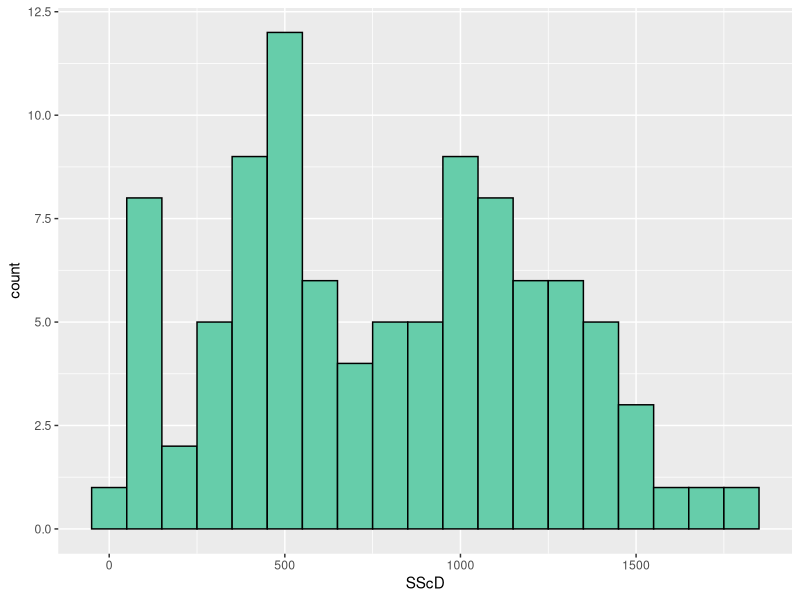
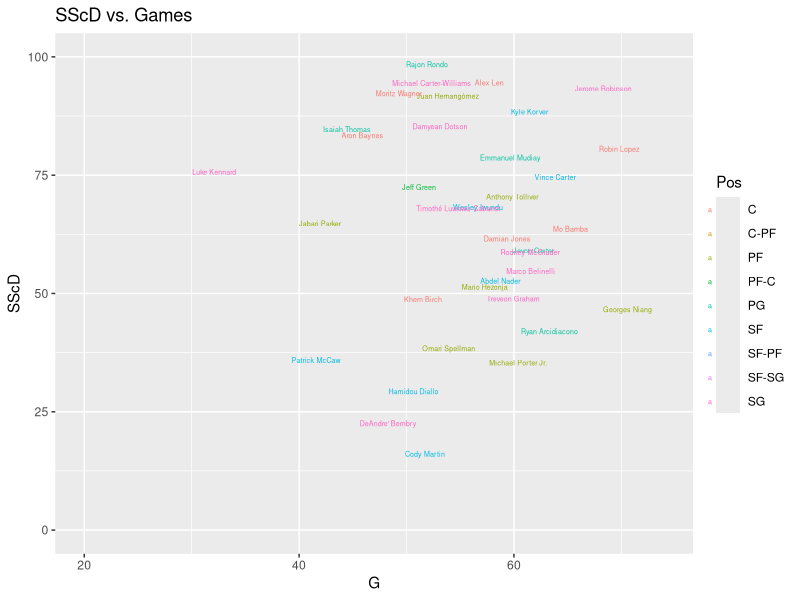

These figures' R source, in order: (Note: this script raises an error after producing the figures.)
## ---- chunk 1
library(tidyverse)
## ---- chunk 2
scale <- function(vector) {
  return (vector - min(vector)) /(max(vector) - min(vector))
}
## ---- chunk 3
BRTotal <- read.csv("2019_20_BRTotal.csv")
BRTotal <- BRTotal %>%
            rename(
                            FG_P = FG.,
                            FT_P = FT.,
                            X3P_P = X3P.,
                            X2P_P = X2P.,
                            eFG_P = eFG.)
# Replace all nas with zeroes
BRTotal <- BRTotal %>% mutate_all(~replace(., is.na(.), 0))
# Making Differences
BRTotal_O <- BRTotal %>%
     mutate(Age.Diff = abs(BRTotal$Age - median(BRTotal$Age)),
            G.Diff = abs(BRTotal$G - median(BRTotal$G)),
            GS.Diff = abs(BRTotal$GS - median(BRTotal$GS)),
            MP.Diff = abs(BRTotal$MP - median(BRTotal$MP)),
            FG.Diff = abs(BRTotal$FG - median(BRTotal$FG)), 
            FGA.Diff = abs(BRTotal$FGA - median(BRTotal$FGA)),
            X3P.Diff = abs(BRTotal$X3P - median(BRTotal$X3P)),
            X3PA.Diff = abs(BRTotal$X3PA- median(BRTotal$X3PA)),
            X2P.Diff = abs(BRTotal$X2P - median(BRTotal$X2P)),
            X2PA.Diff =abs(BRTotal$X2PA - median(BRTotal$X2PA)),
            FT.Diff = abs(BRTotal$FT - median(BRTotal$FT)),
            FTA.Diff =abs(BRTotal$FTA - median(BRTotal$FTA)),
            TRB.Diff =abs(BRTotal$TRB - median(BRTotal$TRB)),
            AST.Diff =abs(BRTotal$AST - median(BRTotal$AST)), 
            STL.Diff =abs(BRTotal$STL - median(BRTotal$STL)), 
            BLK.Diff =abs(BRTotal$BLK - median(BRTotal$BLK)),
            TOV.Diff =abs(BRTotal$TOV - median(BRTotal$TOV)),
            PF.Diff =abs(BRTotal$PF - median(BRTotal$PF)),
            PTS.Diff =abs(BRTotal$PTS - median(BRTotal$PTS)),
            FG_P.Diff =abs(BRTotal$FG_P - median(BRTotal$FG_P)),
            FT_P.Diff =abs(BRTotal$FT_P - median(BRTotal$FT_P)),
            X3P_P.Diff =abs(BRTotal$X3P_P - median(BRTotal$X3P_P)),
            X2P_P.Diff =abs(BRTotal$X2P_P - median(BRTotal$X2P_P)),
            eFG_P.Diff =abs(BRTotal$eFG_P - median(BRTotal$eFG_P)), 
            ORB.Diff = abs(BRTotal$ORB - median(BRTotal$ORB)),
            DRB.Diff = abs(BRTotal$DRB - median(BRTotal$DRB)))  %>%
     # Scaling Differences
     mutate(Age.Diff.S = scale(Age.Diff),
            G.Diff.S = scale(G.Diff),
            GS.Diff.S = scale(GS.Diff),
            MP.Diff.S = scale(MP.Diff),
            FG.Diff.S = scale(FG.Diff), 
            FGA.Diff.S = scale(FGA.Diff),
            X3P.Diff.S = scale(X3P.Diff),
            X3PA.Diff.S = scale(X3PA.Diff),
            X2P.Diff.S = scale(X2P.Diff),
            X2PA.Diff.S = scale(X2PA.Diff),
            FT.Diff.S = scale(FT.Diff),
            FTA.Diff.S = scale(FTA.Diff),
            TRB.Diff.S = scale(TRB.Diff),
            AST.Diff.S = scale(AST.Diff), 
            STL.Diff.S = scale(STL.Diff), 
            BLK.Diff.S = scale(BLK.Diff),
            TOV.Diff.S = scale(TOV.Diff),
            PF.Diff.S = scale(PF.Diff),
            PTS.Diff.S = scale(PTS.Diff),
            FG_P.Diff.S = scale(FG_P.Diff),
            FT_P.Diff.S = scale(FT_P.Diff),
            X3P_P.Diff.S = scale(X3P_P.Diff),
            X2P_P.Diff.S = scale(X2P_P.Diff),
            eFG_P.Diff.S = scale(eFG_P.Diff), 
            ORB.Diff.S = scale(ORB.Diff),
            DRB.Diff.S = scale(DRB.Diff)
                   ) %>%
              select(Player, Pos, Tm, Age, Age.Diff.S, G, G.Diff.S, GS, GS.Diff.S, MP, MP.Diff.S, FG, FG.Diff.S, FGA, FGA.Diff.S, X3P, X3P.Diff.S, X3PA, X3PA.Diff.S, X2P, X2P.Diff.S, X2PA, X2PA.Diff.S, FT, FT.Diff.S, FTA, FTA.Diff.S, TRB, TRB.Diff.S, AST, AST.Diff.S, STL, STL.Diff.S, BLK, BLK.Diff.S, TOV, TOV.Diff.S, PF, PF.Diff.S, PTS, PTS.Diff.S, FG_P, FG_P.Diff.S, FT_P, FT_P.Diff.S, X3P_P, X3P_P.Diff.S, X2P_P, X2P_P.Diff.S, eFG_P, eFG_P.Diff.S, ORB, ORB.Diff.S, DRB, DRB.Diff.S)
## ---- chunk 4
#Creating a dataframe with the data divided by Games Played
BRTotal_Filter_G <- BRTotal_O %>% select(MP:DRB.Diff.S) 
BRTotal_G <- BRTotal_Filter_G %>% mutate_if(is.numeric, funs(./BRTotal$G))
BRTotal_G <- mutate(BRTotal_G, 
                        Player = BRTotal_O$Player, 
                        Pos = BRTotal_O$Pos, 
                        Tm = BRTotal_O$Tm, 
                        Age = BRTotal_O$Age, 
                        Age.Diff.S = BRTotal_O$Age.Diff.S, 
                        G = BRTotal_O$G, 
                        G.Diff.S = BRTotal_O$G.Diff.S, 
                        GS = BRTotal_O$GS, 
                        GS.Diff.S = BRTotal_O$GS.Diff.S,
                        MP = BRTotal_O$MP,
                        MP.Diff.S = BRTotal_O$MP.Diff.S
                        ) %>%
              select(Player, Pos, Tm, Age, Age.Diff.S, G, G.Diff.S, GS, GS.Diff.S, MP, MP.Diff.S, FG, FG.Diff.S, FGA, FGA.Diff.S, X3P, X3P.Diff.S, X3PA, X3PA.Diff.S, X2P, X2P.Diff.S, X2PA, X2PA.Diff.S, FT, FT.Diff.S, FTA, FTA.Diff.S, TRB, TRB.Diff.S, AST, AST.Diff.S, STL, STL.Diff.S, BLK, BLK.Diff.S, TOV, TOV.Diff.S, PF, PF.Diff.S, PTS, PTS.Diff.S, FG_P, FG_P.Diff.S, FT_P, FT_P.Diff.S, X3P_P, X3P_P.Diff.S, X2P_P, X2P_P.Diff.S, eFG_P, eFG_P.Diff.S, ORB, ORB.Diff.S, DRB, DRB.Diff.S)
## ---- chunk 5
#Creating a dataframe with the data divided by Minutes Played
BRTotal_Filter_MP <- select(BRTotal_O,FG:DRB.Diff.S) 
BRTotal_MP <- BRTotal_Filter_MP %>% mutate_if(is.numeric, funs(./BRTotal_O$MP))
BRTotal_MP <- BRTotal_MP %>%
            mutate(FG.Diff = abs(BRTotal_MP$FG - median(BRTotal_MP$FG)), 
                   FGA.Diff = abs(BRTotal_MP$FGA - median(BRTotal_MP$FGA)),
                   X3P.Diff = abs(BRTotal_MP$X3P - median(BRTotal_MP$X3P)),
                   X3PA.Diff = abs(BRTotal_MP$X3PA- median(BRTotal_MP$X3PA)),
                   X2P.Diff = abs(BRTotal_MP$X2P - median(BRTotal_MP$X2P)),
                   X2PA.Diff =abs(BRTotal_MP$X2PA - median(BRTotal_MP$X2PA)),
                   FT.Diff = abs(BRTotal_MP$FT - median(BRTotal_MP$FT)),
                   FTA.Diff =abs(BRTotal_MP$FTA - median(BRTotal_MP$FTA)),
                   TRB.Diff =abs(BRTotal_MP$TRB - median(BRTotal_MP$TRB)),
                   AST.Diff =abs(BRTotal_MP$AST - median(BRTotal_MP$AST)), 
                   STL.Diff =abs(BRTotal_MP$STL - median(BRTotal_MP$STL)), 
                   BLK.Diff =abs(BRTotal_MP$BLK - median(BRTotal_MP$BLK)),
                   TOV.Diff =abs(BRTotal_MP$TOV - median(BRTotal_MP$TOV)),
                   PF.Diff =abs(BRTotal_MP$PF - median(BRTotal_MP$PF)),
                   PTS.Diff =abs(BRTotal_MP$PTS - median(BRTotal_MP$PTS)),
                   FG_P.Diff =abs(BRTotal_MP$FG_P - median(BRTotal_MP$FG_P)),
                   FT_P.Diff =abs(BRTotal_MP$FT_P - median(BRTotal_MP$FT_P)),
                   X3P_P.Diff =abs(BRTotal_MP$X3P_P - median(BRTotal_MP$X3P_P)),
                   X2P_P.Diff =abs(BRTotal_MP$X2P_P - median(BRTotal_MP$X2P_P)),
                   eFG_P.Diff =abs(BRTotal_MP$eFG_P - median(BRTotal_MP$eFG_P)), 
                   ORB.Diff = abs(BRTotal_MP$ORB - median(BRTotal_MP$ORB)),
                   DRB.Diff = abs(BRTotal_MP$DRB - median(BRTotal_MP$DRB))
                   ) %>%
     # Scaling Differences
     mutate(FG.Diff.S = scale(FG.Diff), 
            FGA.Diff.S = scale(FGA.Diff),
            X3P.Diff.S = scale(X3P.Diff),
            X3PA.Diff.S = scale(X3PA.Diff),
            X2P.Diff.S = scale(X2P.Diff),
            X2PA.Diff.S = scale(X2PA.Diff),
            FT.Diff.S = scale(FT.Diff),
            FTA.Diff.S = scale(FTA.Diff),
            TRB.Diff.S = scale(TRB.Diff),
            AST.Diff.S = scale(AST.Diff), 
            STL.Diff.S = scale(STL.Diff), 
            BLK.Diff.S = scale(BLK.Diff),
            TOV.Diff.S = scale(TOV.Diff),
            PF.Diff.S = scale(PF.Diff),
            PTS.Diff.S = scale(PTS.Diff),
            FG_P.Diff.S = scale(FG_P.Diff),
            FT_P.Diff.S = scale(FT_P.Diff),
            X3P_P.Diff.S = scale(X3P_P.Diff),
            X2P_P.Diff.S = scale(X2P_P.Diff),
            eFG_P.Diff.S = scale(eFG_P.Diff), 
            ORB.Diff.S = scale(ORB.Diff),
            DRB.Diff.S = scale(DRB.Diff)
                   ) %>%
            mutate(Player = BRTotal_O$Player, 
                        Pos = BRTotal_O$Pos, 
                        Tm = BRTotal_O$Tm, 
                        Age = BRTotal_O$Age, 
                        Age.Diff.S = BRTotal_O$Age.Diff.S, 
                        G = BRTotal_O$G, 
                        G.Diff.S = BRTotal_O$G.Diff.S, 
                        GS = BRTotal_O$GS, 
                        GS.Diff.S = BRTotal_O$GS.Diff.S,
                        MP = BRTotal_O$MP,
                        MP.Diff.S = BRTotal_O$MP.Diff.S
                        ) %>%
  # Restructuring of Columns to make columns related to one another next to one another
              select(Player, Pos, Tm, Age, Age.Diff.S, G, G.Diff.S, GS, GS.Diff.S, MP, MP.Diff.S, FG, FG.Diff.S, FGA, FGA.Diff.S, X3P, X3P.Diff.S, X3PA, X3PA.Diff.S, X2P, X2P.Diff.S, X2PA, X2PA.Diff.S, FT, FT.Diff.S, FTA, FTA.Diff.S, TRB, TRB.Diff.S, AST, AST.Diff.S, STL, STL.Diff.S, BLK, BLK.Diff.S, TOV, TOV.Diff.S, PF, PF.Diff.S, PTS, PTS.Diff.S, FG_P, FG_P.Diff.S, FT_P, FT_P.Diff.S, X3P_P, X3P_P.Diff.S, X2P_P, X2P_P.Diff.S, eFG_P, eFG_P.Diff.S, ORB, ORB.Diff.S, DRB, DRB.Diff.S)
#Remove Intermediate Steps
rm(BRTotal_Filter_G);rm(BRTotal_Filter_MP)
## ---- chunk 6
O_Sums <- BRTotal_O %>% select(contains(".S"))
BRTotal_O <- BRTotal_O %>% mutate(SScD = rowSums(O_Sums))

G_Sums <- BRTotal_G %>% select(contains(".S")) 
BRTotal_G <- BRTotal_G %>% mutate(SScD = rowSums(G_Sums))

MP_Sums <- BRTotal_MP %>% select(contains(".S")) 
BRTotal_MP <- BRTotal_MP %>% mutate(SScD = rowSums(MP_Sums))

rm(O_Sums);rm(G_Sums);rm(MP_Sums)
## ---- chunk 7
PG_O <- filter(BRTotal_O, Pos == "PG")
PG_G <- filter(BRTotal_G, Pos == "PG")
PG_MP <- filter(BRTotal_MP, Pos == "PG")
## ---- chunk 8
SG_O <- filter(BRTotal_O, Pos == "SG")
SG_G <- filter(BRTotal_G, Pos == "SG")
SG_MP <- filter(BRTotal_MP, Pos == "SG")
## ---- chunk 9
SF_O <- filter(BRTotal_O, Pos == "SF")
SF_G <- filter(BRTotal_G, Pos == "SF")
SF_MP <- filter(BRTotal_MP, Pos == "SF")
## ---- chunk 10
PF_G <- BRTotal_G %>% filter(Pos=="PF")
PF_MP <- BRTotal_MP %>% filter(Pos=="PF")
PF_O <- BRTotal_O %>% filter(Pos=="PF")
## ---- chunk 11
C_G <- BRTotal_G %>% filter(Pos=="C")
C_MP <- BRTotal_MP %>% filter(Pos=="C")
C_O <- BRTotal_O %>% filter(Pos=="C")
## ---- chunk 12
ggplot(PG_G, aes(x = SScD)) + geom_histogram(binwidth = 100, fill = "aquamarine3", col = "black") 
## ---- chunk 13
PG <- PG_G %>% arrange(SScD) %>% mutate(temp = rank(SScD)) %>% select(Player, SScD, temp, everything())
SG <- SG_G %>% arrange(SScD) %>% mutate(temp = rank(SScD)) %>% select(Player, SScD, temp, everything())
SF <- SF_G %>% arrange(SScD) %>% mutate(temp = rank(SScD)) %>% select(Player, SScD, temp, everything())
PF <- PF_G %>% arrange(SScD) %>% mutate(temp = rank(SScD)) %>% select(Player, SScD, temp, everything())
C  <-  C_G %>% arrange(SScD) %>% mutate(temp = rank(SScD)) %>% select(Player, SScD, temp, everything())

avg_team <- rbind(PG, SG, SF, PF, C)  %>% filter(G > 19 & MP > 119) %>% arrange(temp)

avg_start <- avg_team %>% filter(temp == 1)
avg_bench <- avg_team %>% filter(temp == 2 | temp == 3)

avg_stats <- select_if(avg_start, is.numeric) %>% colSums()

pos_order <- c("PG", "SG", "SF", "PF", "C")

#Timberwolves 
TWolves_stats <- avg_team %>% filter(Tm == "MIN") 
TWolves_stats <- TWolves_stats %>% slice(match(pos_order, Pos))
TWolves_stats <- select_if(TWolves_stats, is.numeric) %>% colSums()

Wolves_comp <- data.frame(avg_stats, TWolves_stats) 
Wolves_comp <- Wolves_comp %>% filter(!grepl(".Diff", rownames(Wolves_comp))) 
Wolves_comp <- Wolves_comp %>% mutate(Diff = avg_stats - TWolves_stats) %>% slice(7:28)
row.names(Wolves_comp) <- c("FG", "FGA", "X3P", "X3PA", "X2P", "X2PA", "FT", "FTA", "TRB", "AST", "STL", "BLK", "TOV", "PF", "PTS", "FG_P", "FT_P", "X3P_P", "X2P_P", "eFG_P", "ORB", "DRB")

#Warriors
special_order <- c("PG", "SG", "PF", "PF", "C")
Warriors_stats <- avg_team %>% filter(Tm == "GSW") 
Warriors_stats <- Warriors_stats %>% slice(match(special_order, Pos))
Warriors_stats <- select_if(Warriors_stats, is.numeric) %>% colSums()

Warriors_comp <- data.frame(avg_stats, Warriors_stats) 
Warriors_comp <- Warriors_comp %>% filter(!grepl(".Diff", rownames(Warriors_comp))) 
Warriors_comp <- Warriors_comp %>% mutate(Diff = avg_stats - Warriors_stats) %>% slice(7:28)
row.names(Warriors_comp) <- c("FG", "FGA", "X3P", "X3PA", "X2P", "X2PA", "FT", "FTA", "TRB", "AST", "STL", "BLK", "TOV", "PF", "PTS", "FG_P", "FT_P", "X3P_P", "X2P_P", "eFG_P", "ORB", "DRB")

#Cavs
Cavs_stats <- avg_team %>% filter(Tm == "CLE") 
Cavs_stats <- Cavs_stats %>% slice(match(pos_order, Pos))
Cavs_stats <- select_if(Cavs_stats, is.numeric) %>% colSums()

Cavs_comp <- data.frame(avg_stats, Cavs_stats) 
Cavs_comp <- Cavs_comp %>% filter(!grepl(".Diff", rownames(Cavs_comp))) 
Cavs_comp <- Cavs_comp %>% mutate(Diff = avg_stats - Cavs_stats) %>% slice(7:28)
row.names(Cavs_comp) <- c("FG", "FGA", "X3P", "X3PA", "X2P", "X2PA", "FT", "FTA", "TRB", "AST", "STL", "BLK", "TOV", "PF", "PTS", "FG_P", "FT_P", "X3P_P", "X2P_P", "eFG_P", "ORB", "DRB")


rm(PG);rm(SG);rm(SF);rm(PF);rm(C)
## ---- chunk 14

#Stacked bar chart

BR_Graph <- BRTotal_G %>% filter(G > 19 & MP > 239)
ggplot(BR_Graph, aes(G, SScD, label = rownames(Player))) + geom_text(aes(label = Player, color = Pos), hjust = - 0.5, size = 1.8) + ylim(0, 100) + ggtitle("SScD vs. Games") + ggsave("NBA G1.png")

ggplot(BR_Graph, aes(G, SScD, label = rownames(Player))) + geom_text(aes(label = Player, color = Pos), hjust = - 0.5, size = 1.8) + ylim(1500, 1900) + ggtitle("SScD vs. Games") + xlim(60, 82) + ggsave("NBA G2.png")

ggplot(BR_Graph, aes(G, SScD, label = rownames(Player))) + geom_text(aes(label = Player, color = Pos), hjust = - 0.5, size = 1.8) + ggtitle("SScD vs. Games") + ggsave("NBA G3.png")

chicken <- Warriors_comp %>% pivot_longer(cols = c("avg_stats", "Warriors_stats"))
chicken <- chicken %>% select(2:4) %>% filter(stats %in% c("PTS", "TRB", "AST", "SScD"))
chicken$name <- ifelse(chicken$name == "Warriors_stats", chicken$name <- "Warriors", chicken$name <- "Avg Team")

ggplot(data = chicken, aes(x = stats, y = value, fill = name)) + geom_bar(stat = "identity", position = position_dodge(), colour = "black") + scale_fill_manual(values = c("#008381", "#ffc72c")) + ggtitle("Average Team vs. Warriors (15-50) Comparison") + theme(axis.title.x=element_blank(), axis.title.y=element_blank()) + ggsave("NBA G4.png")
## ---- chunk 15
y <- BRTotal_G %>% filter(G > 19 & MP > 240) %>% arrange(desc(SScD)) %>% mutate(temp = 0)
y <- y %>% slice(match(pos_order, Pos)) 
y_stats <- select_if(y, is.numeric) %>% colSums()

R_stats <- filter(avg_team, Player %in% c("Kyle Lowry" , "Kawhi Leonard", "Danny Green", "Pascal Siakam", "Marc Gasol")) 
R_stats <- R_stats %>% dplyr::relocate(c(temp, SScD), .after = last_col())
R_stats <- select_if(R_stats, is.numeric) %>% colSums() 


R_comp <- data.frame(y_stats, R_stats) 
R_comp <- R_comp %>% filter(!grepl(".Diff", rownames(R_comp)))
R_comp$stats <- rownames(R_comp) 
R_comp <- R_comp %>% select(stats, everything())

sheep <- R_comp %>% pivot_longer(cols = c("y_stats", "R_stats"))
sheep <- sheep %>% filter(stats %in% c("PTS", "TRB", "AST"))
sheep$name <- ifelse(sheep$name == "R_stats", sheep$name <- "Raptors", sheep$name <- "Non-Avg Team")

ggplot(data = sheep, aes(x = stats, y = value, fill = name)) + geom_bar(stat = "identity", position = position_dodge(), colour = "black") + scale_fill_manual(values = c("#0000FF", "#ce1100")) + ggtitle("Non-Average Team vs. Raptors (53-19) Comparison") + theme(axis.title.x=element_blank(), axis.title.y=element_blank())
